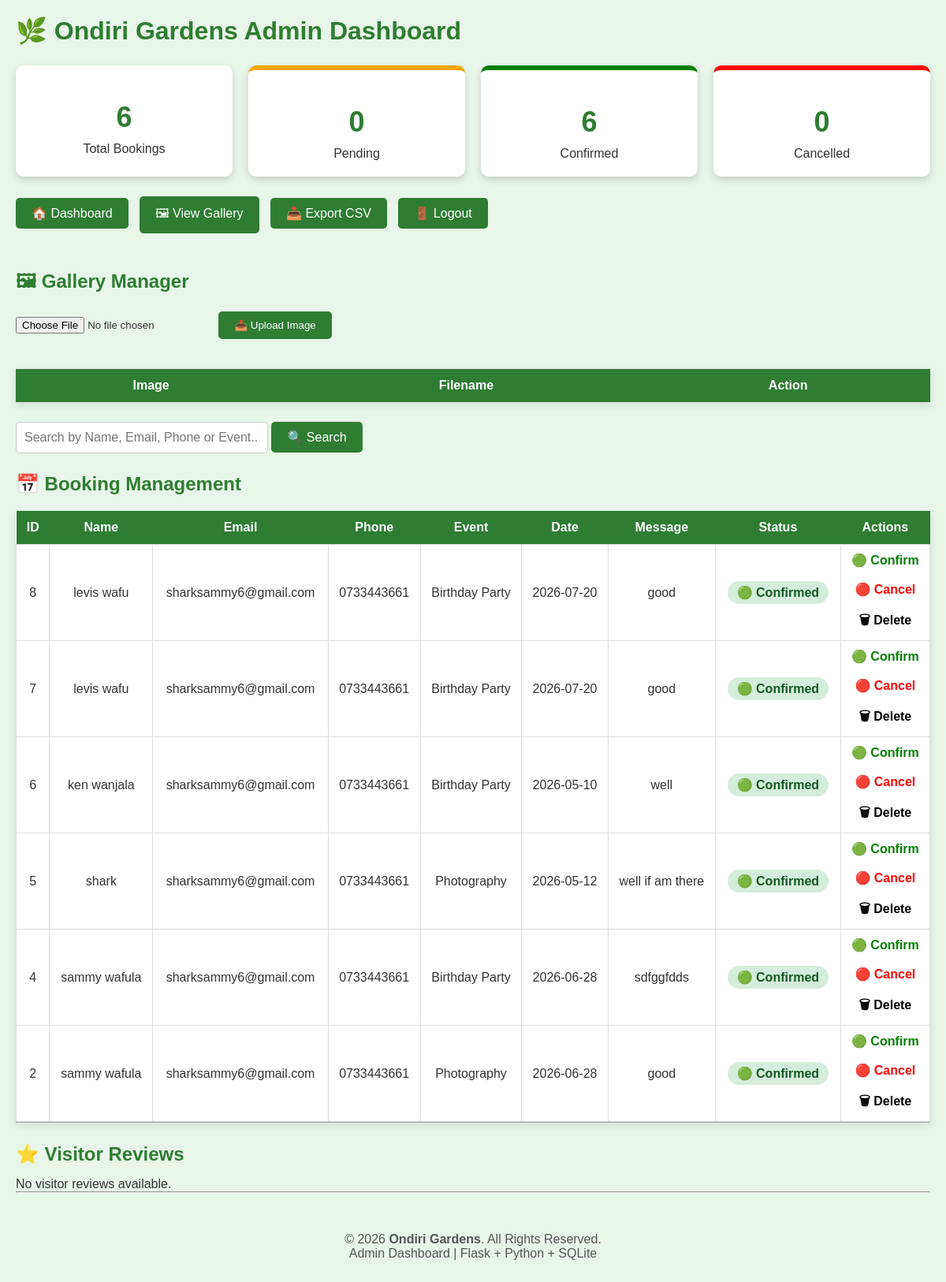
/dashboard (signed in), run on the app's committed database.
### tables this page shows
CREATE TABLE bookings (
        id INTEGER PRIMARY KEY AUTOINCREMENT,
        name TEXT,
        email TEXT,
        phone TEXT,
        event TEXT,
        date TEXT,
        message TEXT,
        status TEXT DEFAULT 'Pending'
    );

### app.py (the view)
@app.route("/dashboard")
def dashboard():
    if not session.get("admin"):
        return redirect("/admin")
    search = request.args.get(
        "search",
        ""
    )
    conn = get_db()
    cursor = conn.cursor()
    if search:
        cursor.execute(
            """
            SELECT *

            FROM bookings

            WHERE name LIKE ?

            OR email LIKE ?

            OR phone LIKE ?

            OR event LIKE ?

            ORDER BY id DESC

            """,
            (
            f"%{search}%",
            f"%{search}%",
            f"%{search}%",
            f"%{search}%"
            )
        )
    else:
        cursor.execute(
            """
            SELECT *

            FROM bookings

            ORDER BY id DESC

            """
        )
    bookings = cursor.fetchall()
    cursor.execute(
        "SELECT COUNT(*) FROM bookings"
    )
    total = cursor.fetchone()[0]
    cursor.execute(
        """
        SELECT COUNT(*)

        FROM bookings

        WHERE status='Pending'

        """
    )
    pending = cursor.fetchone()[0]
    cursor.execute(
        """
        SELECT COUNT(*)

        FROM bookings

        WHERE status='Confirmed'

        """
    )
    confirmed = cursor.fetchone()[0]
    cursor.execute(
        """
        SELECT COUNT(*)

        FROM bookings

        WHERE status='Cancelled'

        """
    )
    cancelled = cursor.fetchone()[0]
    cursor.execute(
        """
        SELECT *

        FROM gallery

        ORDER BY id DESC

        """
    )
    images = cursor.fetchall()
    cursor.execute(
        """
        SELECT *

        FROM reviews

        ORDER BY id DESC

        """
    )
    reviews = cursor.fetchall()
    conn.close()
    return render_template(
        "admin.html",
        bookings=bookings,
        total=total,
        pending=pending,
        confirmed=confirmed,
        cancelled=cancelled,
        images=images,
        reviews=reviews,
        search=search
    )

### app.py (called while the page is built)
def get_db():
    conn = sqlite3.connect("bookings.db")
    conn.row_factory = sqlite3.Row
    return conn

### templates/admin.html (shortened to what this page needs)
<!DOCTYPE html>
<html lang="en">
<head>
</head>
<body>
<h1>🌿 Ondiri Gardens Admin Dashboard</h1>
<div class="cards">
    <div class="card">
        <h2>{{ total }}</h2>
        <p>Total Bookings</p>
    </div>
    <div class="card pending-card">
        <h2>{{ pending }}</h2>
        <p>Pending</p>
    </div>
    <div class="card confirmed-card">
        <h2>{{ confirmed }}</h2>
        <p>Confirmed</p>
    </div>
    <div class="card cancelled-card">
        <h2>{{ cancelled }}</h2>
        <p>Cancelled</p>
    </div>
</div>
<a class="logout" href="/dashboard">
🏠 Dashboard
</a>
<a class="logout" href="/gallery">
🖼 View Gallery
</a>
<a class="logout" href="/export">
📥 Export CSV
</a>
<a class="logout" href="/logout">
🚪 Logout
</a>
<br><br>
<h2>
🖼 Gallery Manager
</h2>
<form
action="/upload"
method="POST"
enctype="multipart/form-data">
    <input
    type="file"
    name="image"
    accept="image/*"
    required>
    <button
    type="submit"
    style="
        background:#2e7d32;
        color:white;
        padding:10px 20px;
        border:none;
        border-radius:5px;
        cursor:pointer;">
        📤 Upload Image
    </button>
</form>
<br>
<table>
<tr>
    <th>Image</th>
    <th>Filename</th>
    <th>Action</th>
</tr>
</table>
<div class="search-box">
<form action="/dashboard" method="GET">
<input
type="text"
name="search"
placeholder="Search by Name, Email, Phone or Event..."
value="{{ search }}">
<button type="submit">
🔍 Search
</button>
</form>
</div>
<h2>
📅 Booking Management
</h2>
<table>
<tr>
<th>ID</th>
<th>Name</th>
<th>Email</th>
<th>Phone</th>
<th>Event</th>
<th>Date</th>
<th>Message</th>
<th>Status</th>
<th>Actions</th>
</tr>
{% for booking in bookings %}
<tr>
    <td>{{ booking[0] }}</td>
    <td>{{ booking[1] }}</td>
    <td>{{ booking[2] }}</td>
    <td>{{ booking[3] }}</td>
    <td>{{ booking[4] }}</td>
    <td>{{ booking[5] }}</td>
    <td>{{ booking[6] }}</td>
    <td>
        {% if booking[7] == "Pending" %}
            <span class="pending">
                🟡 Pending
            </span>
        {% elif booking[7] == "Confirmed" %}
            <span class="confirmed">
                🟢 Confirmed
            </span>
        {% elif booking[7] == "Cancelled" %}
            <span class="cancelled">
                🔴 Cancelled
            </span>
        {% else %}
            <span>{{ booking[7] }}</span>
        {% endif %}
    </td>
    <td>
        <a
            class="confirm"
            href="/update_status/{{ booking[0] }}/Confirmed">
            🟢 Confirm
        </a>
        <br><br>
        <a
            class="cancel"
            href="/update_status/{{ booking[0] }}/Cancelled">
            🔴 Cancel
        </a>
        <br><br>
        <a
            class="delete"
            href="/delete_booking/{{ booking[0] }}"
            onclick="return confirm('Delete this booking permanently?')">
            🗑 Delete
        </a>
    </td>
</tr>
{% endfor %}
</table>
<hr>
<h2>
⭐ Visitor Reviews
</h2>
{% if reviews %}
<table>
<tr>
    <th>Name</th>
    <th>Review</th>
    <th>Action</th>
</tr>
{% for review in reviews %}
<tr>
    <td>
        {{ review[1] }}
    </td>
    <td style="text-align:left;">
        {{ review[2] }}
    </td>
    <td>
        <a
            class="delete"
            href="/delete_review/{{ review[0] }}"
            onclick="return confirm('Delete this review?')">
            🗑 Delete
        </a>
    </td>
</tr>
{% endfor %}
</table>
{% else %}
<p>
No visitor reviews available.
</p>
{% endif %}
<hr>
<footer
style="
margin-top:30px;
text-align:center;
color:#555;
padding:20px;">
    <p>
        &copy; 2026 <strong>Ondiri Gardens</strong>.
        All Rights Reserved.
    </p>
    <p>
        Admin Dashboard | Flask + Python + SQLite
    </p>
</footer>
</body>
</html>

### templates/admin.html (style rules this page uses)
* { margin:0; padding:0; box-sizing:border-box; }
body { font-family:Arial, Helvetica, sans-serif; background:#e8f5e9; padding:20px; color:#333; }
h1 { color:#2e7d32; margin-bottom:20px; }
h2 { color:#2e7d32; margin:25px 0 15px; }
.logout { display:inline-block; background:#2e7d32; color:white; text-decoration:none; padding:10px 20px; border-radius:5px; margin-right:10px; transition:.3s; }
.cards { display:flex; flex-wrap:wrap; gap:20px; margin:25px 0; }
.card { flex:1; min-width:180px; background:white; padding:20px; border-radius:10px; text-align:center; box-shadow:0 4px 10px rgba(0,0,0,.15); }
.card h2 { font-size:36px; margin-bottom:10px; }
.pending-card { border-top:6px solid orange; }
.confirmed-card { border-top:6px solid green; }
.cancelled-card { border-top:6px solid red; }
.search-box { margin:25px 0; }
.search-box input { width:320px; padding:10px; border:1px solid #ccc; border-radius:5px; font-size:16px; }
.search-box button { padding:10px 20px; border:none; border-radius:5px; background:#2e7d32; color:white; cursor:pointer; font-size:16px; }
table { width:100%; border-collapse:collapse; background:white; margin-top:20px; box-shadow:0 4px 10px rgba(0,0,0,.1); }
th { background:#2e7d32; color:white; padding:12px; }
td { padding:10px; text-align:center; border:1px solid #ddd; }
.confirmed { background:#d4edda; color:#155724; padding:6px 12px; border-radius:20px; font-weight:bold; }
.confirm { color:green; font-weight:bold; text-decoration:none; }
.cancel { color:red; font-weight:bold; text-decoration:none; }
.delete { color:black; font-weight:bold; text-decoration:none; }

### data on the page
bookings: id "8", name "levis wafu", email "sharksammy6@gmail.com", phone "0733443661", event "Birthday Party", date "2026-07-20", message "good", status "🟢 Confirmed"
bookings: id "7", name "levis wafu", email "sharksammy6@gmail.com", phone "0733443661", event "Birthday Party", date "2026-07-20", message "good", status "🟢 Confirmed"
bookings: id "6", name "ken wanjala", email "sharksammy6@gmail.com", phone "0733443661", event "Birthday Party", date "2026-05-10", message "well", status "🟢 Confirmed"
bookings: id "5", name "shark", email "sharksammy6@gmail.com", phone "0733443661", event "Photography", date "2026-05-12", message "well if am there", status "🟢 Confirmed"
bookings: id "4", name "sammy wafula", email "sharksammy6@gmail.com", phone "0733443661", event "Birthday Party", date "2026-06-28", message "sdfggfdds", status "🟢 Confirmed"
bookings: id "2", name "sammy wafula", email "sharksammy6@gmail.com", phone "0733443661", event "Photography", date "2026-06-28", message "good", status "🟢 Confirmed"

### other printed values
{{ total }} "6"
{{ pending }} "0"
{{ confirmed }} "6"
{{ cancelled }} "0"
